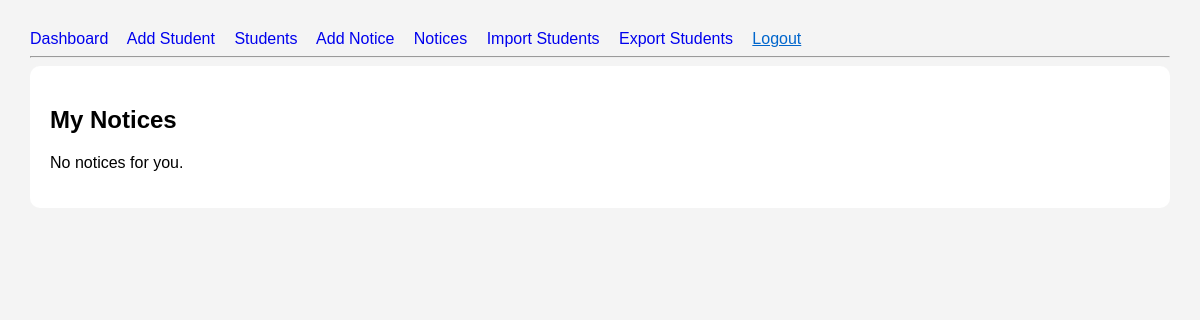
/notices/dashboard/ (signed in), run on an earlier commit of the app's database.
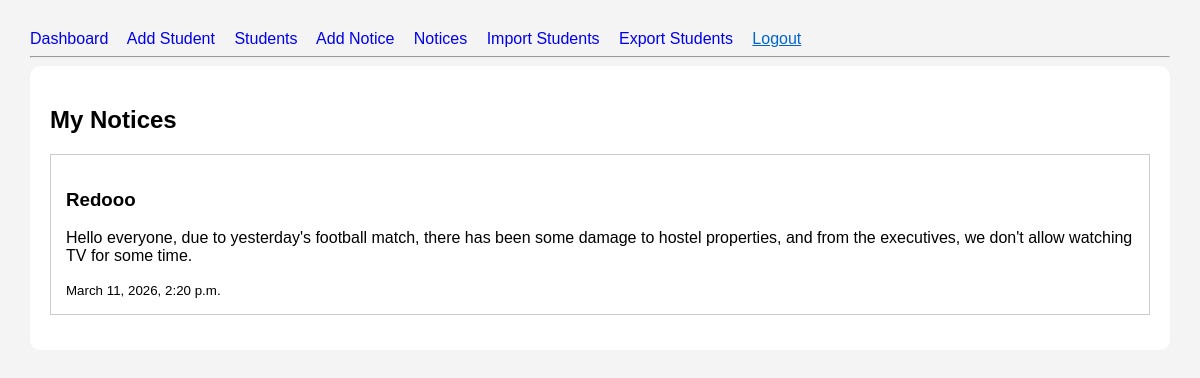
And on a later commit of the database.
### notices/models.py (models this page shows, shortened)
class Notice(models.Model):
    NOTICE_TYPE_CHOICES = [
        ('all', 'All Students'),
        ('level', 'Specific Level'),
        ('selected', 'Selected Students'),
        ('single', 'One Student'),
    ]
    title = models.CharField(max_length=200)
    message = models.TextField()
    notice_type = models.CharField(max_length=20, choices=NOTICE_TYPE_CHOICES)
    target_level = models.CharField(max_length=10, blank=True, null=True)
    target_students = models.ManyToManyField(Student, blank=True) # type: ignore
    created_at = models.DateTimeField(auto_now_add=True)

### notices/views.py (the view)
# urls.py: path('dashboard/', DashboardView.as_view(), name='dashboard'),
class DashboardView(LoginRequiredMixin, ListView):
    model = Notice
    template_name = 'notices/dashboard.html'
    context_object_name = 'notices'
    def get_queryset(self):
        try:
            student = Student.objects.get(user=self.request.user)
            return Notice.objects.filter(
                Q(notice_type='all') |
                Q(notice_type='level', target_level=student.level) |
                Q(target_students=student)
            ).distinct().order_by('-created_at')
        except Student.DoesNotExist:
            return Notice.objects.none()
        except Exception:
            return Notice.objects.none()

### templates/notices/dashboard.html
{% extends 'base.html' %} {% block content %}
<h2>My Notices</h2>
{% for notice in notices %}
<div style="border: 1px solid #ccc; padding: 15px; margin-bottom: 15px">
  <h3>{{ notice.title }}</h3>
  <p>{{ notice.message }}</p>
  <small>{{ notice.created_at }}</small>
</div>
{% empty %}
<p>No notices for you.</p>
{% endfor %} {% endblock %}

What changed in the data, as far as the page shows it:
added Notice: title "Redooo", message "Hello everyone, due to yesterday's football match, there has been some damage to hostel properties, and from the executives, we don't allow watching TV for some time.", created_at "March 11, 2026, 2:20 p.m."
Also different on the page:
text no longer shown: "No notices for you."
